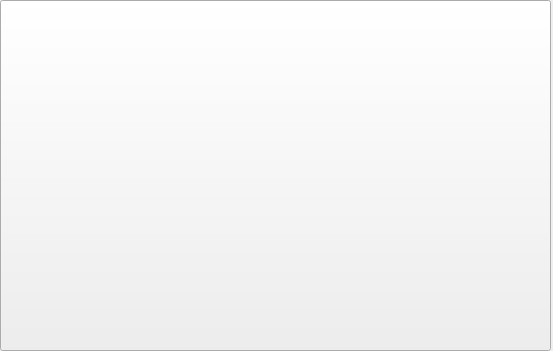
<?xml version="1.0" encoding="UTF-8"?>
<ui version="4.0">
 <class>Form</class>
 <widget class="QWidget" name="Form">
  <property name="geometry">
   <rect>
    <x>0</x>
    <y>0</y>
    <width>553</width>
    <height>351</height>
   </rect>
  </property>
  <property name="windowTitle">
   <string>Form</string>
  </property>
  <widget class="QPushButton" name="pushButton">
   <property name="geometry">
    <rect>
     <x>0</x>
     <y>0</y>
     <width>551</width>
     <height>351</height>
    </rect>
   </property>
   <property name="styleSheet">
    <string notr="true">border-image: url(:/newPrefix/1.png);</string>
   </property>
   <property name="text">
    <string/>
   </property>
  </widget>
 </widget>
 <resources>
  <include location="res.qrc"/>
 </resources>
 <connections>
  <connection>
   <sender>pushButton</sender>
   <signal>clicked()</signal>
   <receiver>pushButton</receiver>
   <slot>click()</slot>
   <hints>
    <hint type="sourcelabel">
     <x>400</x>
     <y>288</y>
    </hint>
    <hint type="destinationlabel">
     <x>402</x>
     <y>343</y>
    </hint>
   </hints>
  </connection>
 </connections>
</ui>
